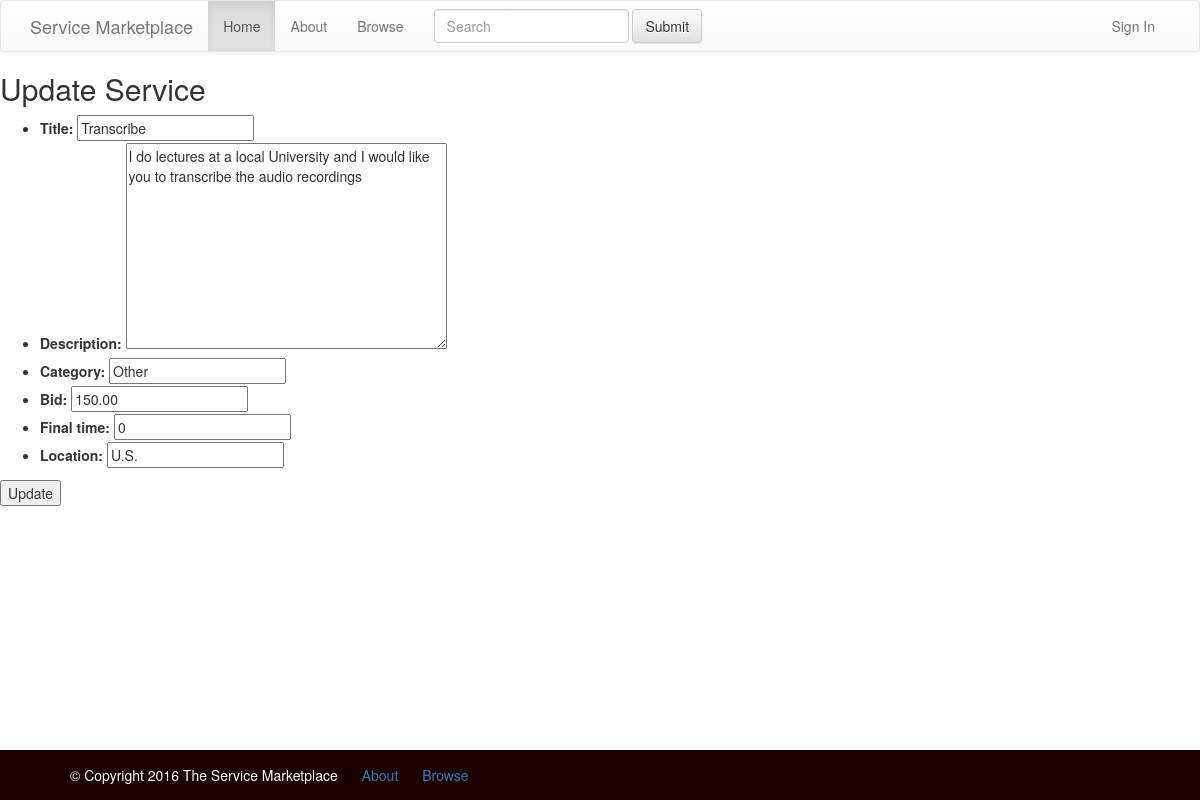
/service/update/15/, run on an earlier commit of the app's database.
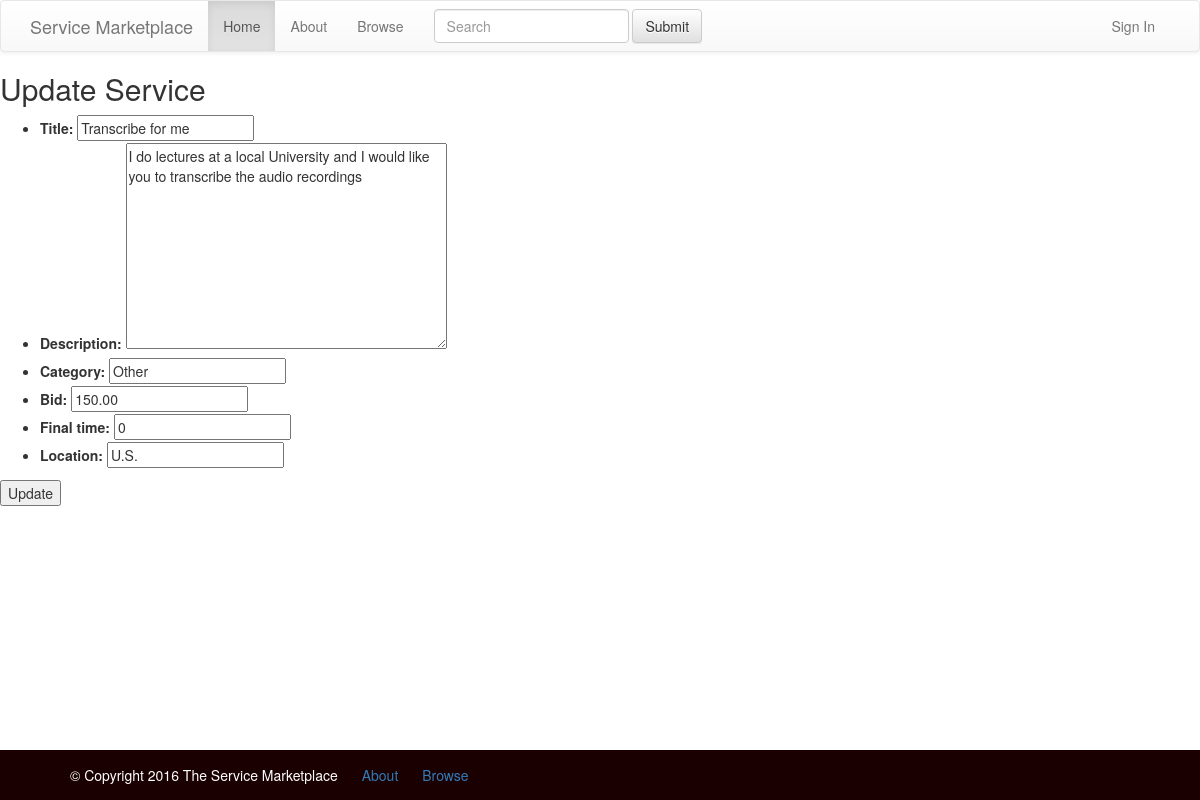
And on a later commit of the database.
### market/models.py (models this page shows, shortened)
class Service(models.Model):
    client= models.ForeignKey(
        settings.AUTH_USER_MODEL,
        related_name='service_client',
        null=True,
        blank=True
    )
    service_provider = models.ForeignKey(
        settings.AUTH_USER_MODEL,
        related_name='service_service_providers',
        null=True,
        blank=True
    )
    title = models.CharField(max_length=100)
    description = models.TextField()
    location = models.CharField(max_length=50, default="U.S.")
    final_time = models.CharField(max_length=20, default="0")
    category = models.CharField(max_length=50, default="Other")
    is_open = models.BooleanField(default=True)
    bid = models.DecimalField(
        max_digits=10,
        decimal_places=2,
        default=1000.00
    )
    created_date = models.DateTimeField(default=timezone.now)

### market/views.py (the view)
# urls.py: url(r'^service/update/(?P<pk>\d+)/$', views.service_update, name="service_update"),
def service_update(request, pk=None):
    args = {}
    service = get_object_or_404(Service, pk=pk)
    form = ServiceForm(request.POST or None, instance=service)
    if request.method == "POST":
        if form.is_valid():
            service = form.save(commit=False)
            service.save()
            return HttpResponseRedirect('/service/' + pk)
    args.update(csrf(request))
    args['form'] = form
    args['action'] = "Update"
    return render_to_response('market/service_action.html', args)

### market/forms.py
class ServiceForm(forms.ModelForm):
    class Meta:
        model = Service
        fields = (
            'title',
            'description',
            'category',
            'bid',
            'final_time',
            'location'
        )

### market/templates/market/service_action.html (shortened to what this page needs)
{% extends "market/base.html" %}
{% block content %}
    <h2>{{ action }} Service</h2>
    <form action="" method="post">{% csrf_token %}
        <ul>
            {{form.as_ul}}
        </ul>
        <input type="submit" value="{{ action }}" />
    </form>
{% endblock %}

What changed in the data, as far as the page shows it:
changed Service "Other": title "Transcribe" → "Transcribe for me"
